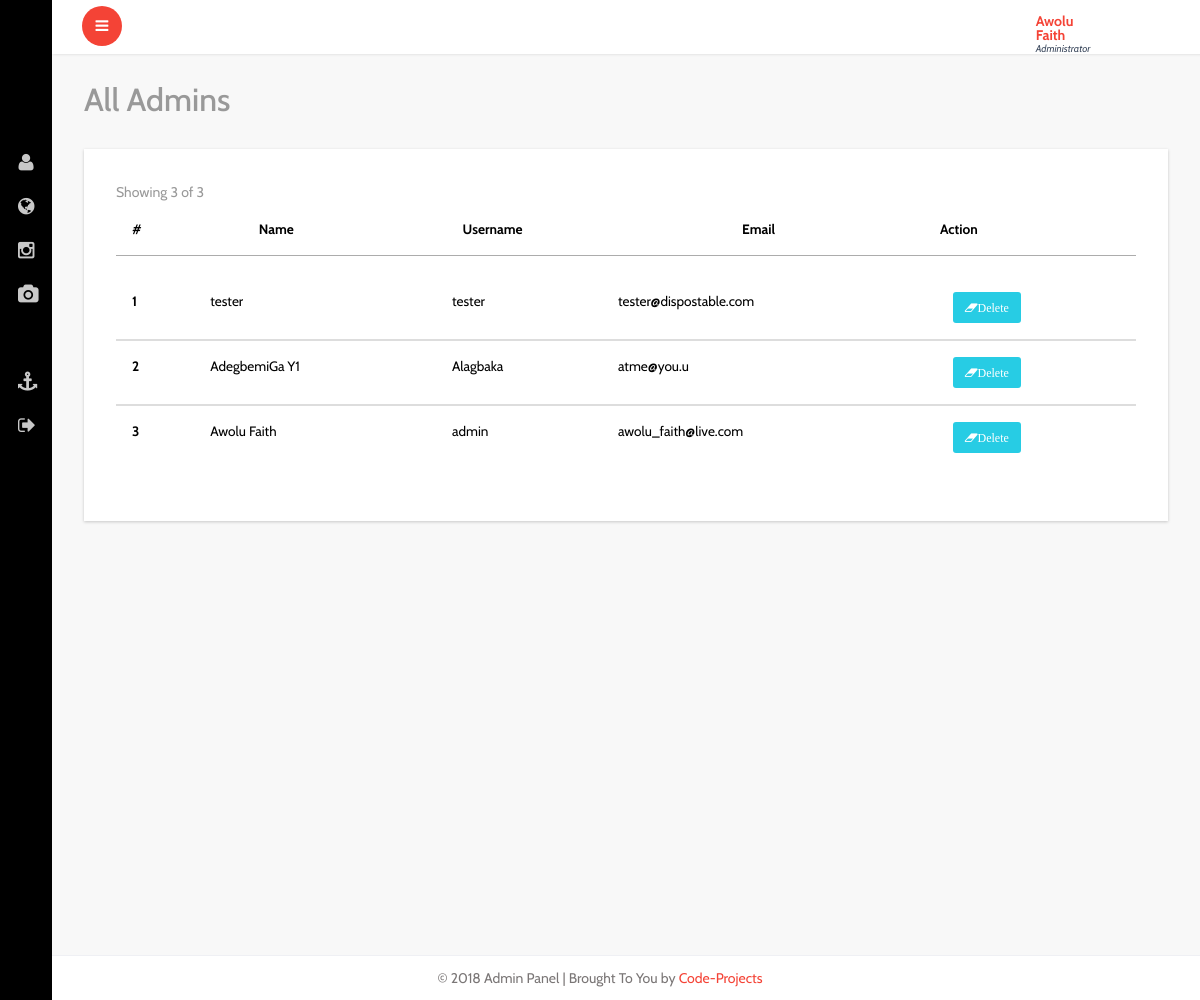
/admin/adminlist.php (signed in), run on the app's committed database.
### tables this page shows
CREATE TABLE IF NOT EXISTS `table_admin` (
  `id` int(20) NOT NULL,
  `name` varchar(45) NOT NULL,
  `email` varchar(45) NOT NULL,
  `username` varchar(45) NOT NULL,
  `password` varchar(45) NOT NULL,
  `file` varchar(567) NOT NULL
);

CREATE TABLE IF NOT EXISTS `settings` (
  `id` int(11) NOT NULL,
  `site_name` varchar(45) NOT NULL,
  `site_title` varchar(60) NOT NULL,
  `email` varchar(60) NOT NULL,
  `site_desc` varchar(350) NOT NULL,
  `site_keyword` varchar(250) NOT NULL,
  `google_code` varchar(1000) NOT NULL,
  `street` varchar(100) NOT NULL,
  `city` varchar(60) NOT NULL,
  `country` varchar(50) NOT NULL,
  `phone` varchar(15) NOT NULL,
  `facebook` varchar(45) NOT NULL,
  `twitter` varchar(34) NOT NULL,
  `linkedin` varchar(45) NOT NULL,
  `status` varchar(25) NOT NULL
);

### idiorm.php (called while the page is built, shortened)
<?php
    class ORM implements ArrayAccess {
        protected static $_default_config = array(
            'connection_string' => 'sqlite::memory:',
            'id_column' => 'id',
            'id_column_overrides' => array(),
            'error_mode' => PDO::ERRMODE_EXCEPTION,
            'username' => null,
            'password' => null,
            'driver_options' => null,
            'identifier_quote_character' => null,
            'limit_clause_style' => null,
            'logging' => false,
            'logger' => null,
            'caching' => false,
            'caching_auto_clear' => false,
            'return_result_sets' => false,
        );
        protected static $_config = array();
        protected static $_db = array();
        protected static $_last_statement = null;
        protected $_connection_name;
        protected $_table_name;
        protected $_values = array();
        protected $_result_columns = array('*');
        protected $_join_sources = array();
        protected $_order_by = array();
        protected $_group_by = array();
        public static function configure($key, $value = null, $connection_name = self::DEFAULT_CONNECTION) {
            if (is_array($key)) {
                foreach ($key as $conf_key => $conf_value) {
                    self::configure($conf_key, $conf_value, $connection_name);
                }
            } else {
                if (is_null($value)) {
                    $value = $key;
                    $key = 'connection_string';
                }
                self::$_config[$connection_name][$key] = $value;
            }
        }
        public static function for_table($table_name, $connection_name = self::DEFAULT_CONNECTION) {
            return new self($table_name, array(), $connection_name);
        }
        protected static function _setup_db_config($connection_name) {
            if (!array_key_exists($connection_name, self::$_config)) {
                self::$_config[$connection_name] = self::$_default_config;
            }
        }
        public static function set_db($db, $connection_name = self::DEFAULT_CONNECTION) {
            self::$_db[$connection_name] = $db;
        }
        protected static function _setup_identifier_quote_character($connection_name) {
            if (is_null(self::$_config[$connection_name]['identifier_quote_character'])) {
                self::$_config[$connection_name]['identifier_quote_character'] =
                    self::_detect_identifier_quote_character($connection_name);
            }
        }
        public static function _setup_limit_clause_style($connection_name) {
            if (is_null(self::$_config[$connection_name]['limit_clause_style'])) {
                self::$_config[$connection_name]['limit_clause_style'] =
                    self::_detect_limit_clause_style($connection_name);
            }
        }
        protected static function _detect_identifier_quote_character($connection_name) {
            switch(self::get_db($connection_name)->getAttribute(PDO::ATTR_DRIVER_NAME)) {
                case 'mysql':
                case 'sqlite':
                case 'sqlite2':
                default:
                    return '`';
            }
        }
        protected static function _detect_limit_clause_style($connection_name) {
            switch(self::get_db($connection_name)->getAttribute(PDO::ATTR_DRIVER_NAME)) {
                default:
                    return ORM::LIMIT_STYLE_LIMIT;
            }
        }
        public static function get_db($connection_name = self::DEFAULT_CONNECTION) {
            return self::$_db[$connection_name];
        }
        public static function get_last_statement() {
            return self::$_last_statement;
        }
        protected static function _execute($query, $parameters = array(), $connection_name = self::DEFAULT_CONNECTION) {
            $statement = self::get_db($connection_name)->prepare($query);
            self::$_last_statement = $statement;
            $time = microtime(true);
            $q = $statement->execute();
            return $q;
        }
        protected static function _log_query($query, $parameters, $connection_name, $query_time) {
            if (!self::$_config[$connection_name]['logging']) {
                return false;
            }
            return true;
        }
        protected function __construct($table_name, $data = array(), $connection_name = self::DEFAULT_CONNECTION) {
            $this->_table_name = $table_name;
            $this->_connection_name = $connection_name;
        }
        public function find_array() {
            return $this->_run();
        }
        protected function _build_select() {
            return $this->_join_if_not_empty(" ", array(
                $this->_build_select_start(),
                $this->_build_join(),
                $this->_build_where(),
                $this->_build_group_by(),
                $this->_build_having(),
                $this->_build_order_by(),
                $this->_build_limit(),
                $this->_build_offset(),
            ));
        }
        protected function _build_select_start() {
            $fragment = 'SELECT ';
            $result_columns = join(', ', $this->_result_columns);
            $fragment .= "{$result_columns} FROM " . $this->_quote_identifier($this->_table_name);
            return $fragment;
        }
        protected function _build_join() {
            if (count($this->_join_sources) === 0) {
                return '';
            }
            return join(" ", $this->_join_sources);
        }
        protected function _build_where() {
            return $this->_build_conditions('where');
        }
        protected function _build_having() {
            return $this->_build_conditions('having');
        }
        protected function _build_group_by() {
            if (count($this->_group_by) === 0) {
                return '';
            }
            return "GROUP BY " . join(", ", $this->_group_by);
        }
        protected function _build_conditions($type) {
            $conditions_class_property_name = "_{$type}_conditions";
            if (count($this->$conditions_class_property_name) === 0) {
                return '';
            }
            $conditions = array();
            return strtoupper($type) . " " . join(" AND ", $conditions);
        }
        protected function _build_order_by() {
            if (count($this->_order_by) === 0) {
                return '';
            }
            return "ORDER BY " . join(", ", $this->_order_by);
        }
        protected function _build_limit() {
            $fragment = '';
            return $fragment;
        }
        protected function _build_offset() {
            return '';
        }
        protected function _join_if_not_empty($glue, $pieces) {
            $filtered_pieces = array();
            foreach ($pieces as $piece) {
                if (is_string($piece)) {
                    $piece = trim($piece);
                }
                if (!empty($piece)) {
                    $filtered_pieces[] = $piece;
                }
            }
            return join($glue, $filtered_pieces);
        }
        protected function _quote_one_identifier($identifier) {
            $parts = explode('.', $identifier);
            $parts = array_map(array($this, '_quote_identifier_part'), $parts);
            return join('.', $parts);
        }
        protected function _quote_identifier($identifier) {
            if (is_array($identifier)) {
                $result = array_map(array($this, '_quote_one_identifier'), $identifier);
                return join(', ', $result);
            } else {
                return $this->_quote_one_identifier($identifier);
            }
        }
        protected function _quote_identifier_part($part) {
            $quote_character = self::$_config[$this->_connection_name]['identifier_quote_character'];
            return $quote_character .
                   str_replace($quote_character,
                               $quote_character . $quote_character,
                               $part
                   ) . $quote_character;
        }
        protected function _run() {
            $query = $this->_build_select();
            $caching_enabled = self::$_config[$this->_connection_name]['caching'];
            self::_execute($query, $this->_values, $this->_connection_name);
            $statement = self::get_last_statement();
            $rows = array();
            while ($row = $statement->fetch(PDO::FETCH_ASSOC)) {
                $rows[] = $row;
            }
            $this->_values = array();
            $this->_result_columns = array('*');
            return $rows;
        }
        public function __call($name, $arguments)
        {
            $method = strtolower(preg_replace('/([a-z])([A-Z])/', '$1_$2', $name));
            if (method_exists($this, $method)) {
                return call_user_func_array(array($this, $method), $arguments);
            } else {
                throw new IdiormMethodMissingException("Method $name() does not exist in class " . get_class($this));
            }
        }
    }

### admin/adminlist.php (the view, shortened to what this page needs)
<?php include"header.php"; ?>
			<div id="page-wrapper">
				<div class="graphs">
					<h3 class="blank1">All Admins</h3>
					 <div class="xs tabls">
					 <div class="panel-body1">
					   <table class="table">
					    <thead>
							<tr>
							  <th>#</th>
							  <th>Name</th>
							  <th>Username</th>
							  <th>Email</th>
							  <th>Action</th>
							</tr>
						  </thead>
						  <tbody>
						   <?php
                                $tbl_name="table_admin";
        $get_posts_tbl = ORM::for_table("$tbl_name")
                 ->find_array();
	$total_pages = count($get_posts_tbl);
	$limit = 10;
	$page = $_GET['page'];
	if($page)
		$start = ($page - 1) * $limit;
	else
		$start = 0;
				$result = $db->prepare("SELECT * FROM table_admin  ORDER BY id DESC LIMIT $start, $limit");
				$result->execute();
	$next = $page + 1;
	$lastpage = ceil($total_pages/$limit);
	 ?>
                            <span class="text-muted m-r-sm">Showing
                                 <?php if($lastpage == $next-1):?>
                                    <?=$total_pages?>
                                <?php else:?>
                                <?=$page * $limit?>
                            <?php endif;?>
                                of <?=$total_pages?>
                                        </span>
			    </div>
               </div>
                <table class="table">
                      <?php
				for($i=1; $row = $result->fetch(); $i++){
               ?>
							<tr>
							  <th scope="row"><?php echo $i; ?></th>
							  <td><?php echo $row['name']; ?></td>
							  <td><?php echo $row['username']; ?></td>
							  <td><?php echo $row['email']; ?></td>
							  <td>
							    <a href="delete-admin.php?id=<?=$row['id'] ?>" class="fa fa-eraser btn btn-xs btn-success warning_4 delbtn" >Delete</a>
							  </td>
							</tr>
							 <?php } ?>
						</table>
						</div>
						</div>
				</div>
		<?php include"footer.php"; ?>

### admin/footer.php (shortened to what this page needs)
			<footer>
			<?php
				$result = $db->prepare("SELECT * FROM settings");
				$result->execute();
				for($i=0; $row = $result->fetch(); $i++){
               ?>
			   <p>&copy; 2018 Admin Panel | Brought To You by <a href="https://code-projects.org/" target="_blank">Code-Projects</a></p>
          <?php } ?>
			</footer>
   </section>
</body>
</html>

### data on the page
table_admin: name "tester", username "tester", email "tester@dispostable.com"
table_admin: name "AdegbemiGa Y1", username "Alagbaka", email "atme@you.u"
table_admin: name "Awolu Faith", username "admin", email "awolu_faith@live.com"

### other printed values
$_SESSION['SESS_FIRST_NAME'] "Awolu Faith"
$total_pages "3"
